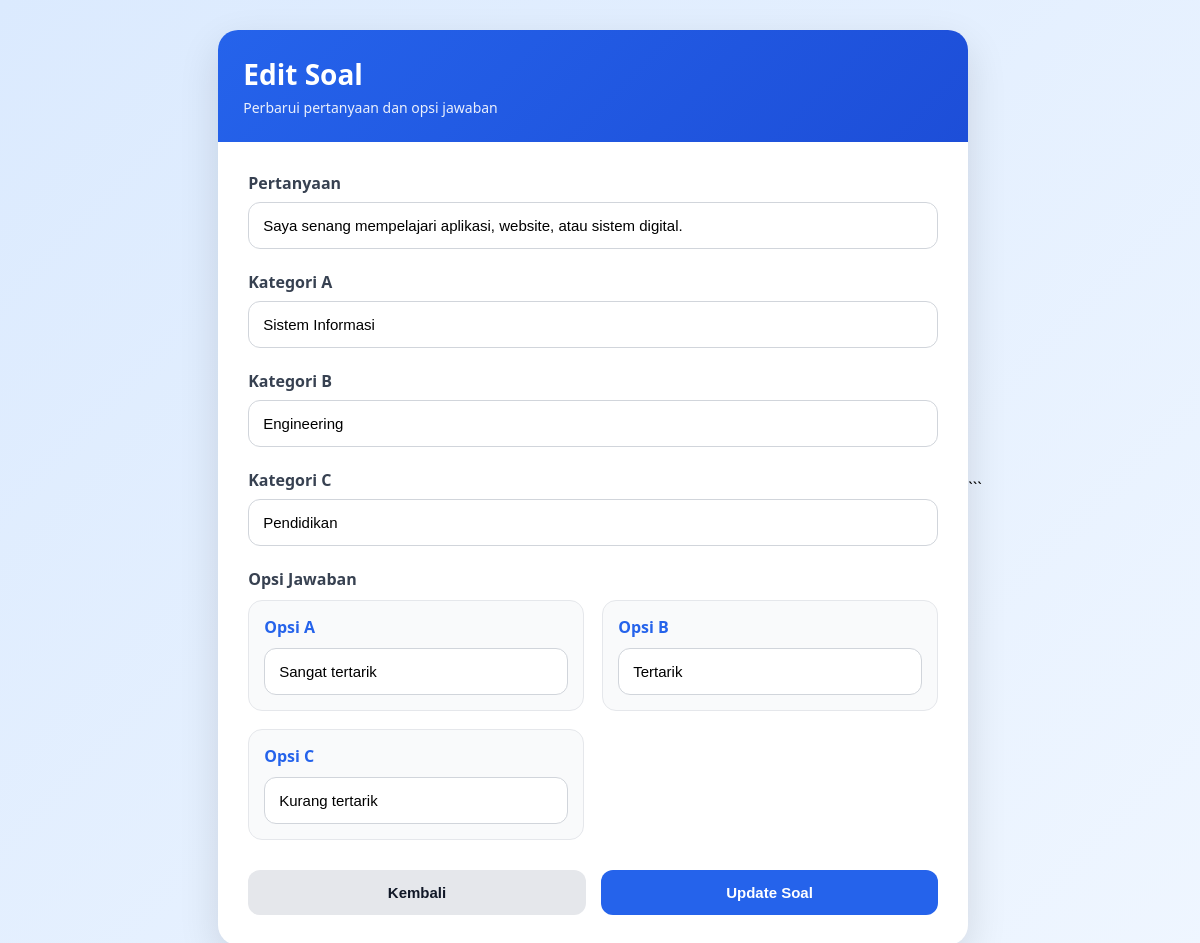
Page /fitur_tesminatbakat/edit_soal.php?id=2 on the committed database.
### tables this page shows
CREATE TABLE `soal_tes` (
  `id_soal` int(11) NOT NULL,
  `pertanyaan` text NOT NULL,
  `opsi_a` varchar(255) NOT NULL,
  `opsi_b` varchar(255) NOT NULL,
  `opsi_c` varchar(255) NOT NULL,
  `dibuat_pada` timestamp NOT NULL DEFAULT current_timestamp(),
  `diubah_pada` timestamp NOT NULL DEFAULT current_timestamp() ON UPDATE current_timestamp(),
  `kategori_a` varchar(100) DEFAULT NULL,
  `kategori_b` varchar(100) DEFAULT NULL,
  `kategori_c` varchar(100) DEFAULT NULL
);

### fitur_tesminatbakat/edit_soal.php (the view, shortened to what this page needs)
<?php
include '../config.php';
$id = $_GET['id'];
$query = mysqli_query($conn, "SELECT * FROM soal_tes WHERE id_soal='$id'");
$data = mysqli_fetch_assoc($query);
?>
<!DOCTYPE html>
<html lang="id">
<head>
</head>
<body>
<div class="container">
    <div class="header">
        <h2>Edit Soal</h2>
        <p>Perbarui pertanyaan dan opsi jawaban</p>
    </div>
    <div class="form-content">
        <div class="form-group">
            <label>Pertanyaan</label>
            <input
                type="text"
                id="pertanyaan"
                value="<?= $data['pertanyaan']; ?>"
                placeholder="Masukkan pertanyaan..."
            >
        </div>
        <div class="form-group">
            <label>Kategori A</label>
            <input
                type="text"
                id="kategoriA"
                value="<?= $data['kategori_a']; ?>"
                placeholder="Contoh: Sistem Informasi"
            >
        </div>
        <div class="form-group">
            <label>Kategori B</label>
            <input
                type="text"
                id="kategoriB"
                value="<?= $data['kategori_b']; ?>"
                placeholder="Contoh: Engineering"
            >
        </div>
        <div class="form-group">
            <label>Kategori C</label>
            <input
                type="text"
                id="kategoriC"
                value="<?= $data['kategori_c']; ?>"
                placeholder="Contoh: Pendidikan"
            >
        </div>
        <div class="form-group">
            <label>Opsi Jawaban</label>
            <div class="opsi-container">
                <div class="opsi-box">
                    <div class="opsi-title">Opsi A</div>
                    <input
                        type="text"
                        id="opsiA"
                        value="<?= $data['opsi_a']; ?>"
                    >
                </div>
                <div class="opsi-box">
                    <div class="opsi-title">Opsi B</div>
                    <input
                        type="text"
                        id="opsiB"
                        value="<?= $data['opsi_b']; ?>"
                    >
                </div>
                <div class="opsi-box">
                    <div class="opsi-title">Opsi C</div>
                    <input
                        type="text"
                        id="opsiC"
                        value="<?= $data['opsi_c']; ?>"
                    >
                </div>
            </div>
        </div>
        <div class="button-group">
            <button class="btn-kembali"
                onclick="window.location.href='data_soal.php'">
                Kembali
            </button>
            <button class="btn-update"
                onclick="updateSoal()">
                Update Soal
            </button>
        </div>
    </div>
</div>
</body>
</html>

### fitur_tesminatbakat/edit_soal.php (style rules this page uses)
* { margin:0; padding:0; box-sizing:border-box; }
body { font-family:'Segoe UI', sans-serif; background:linear-gradient(135deg,#dbeafe,#eff6ff); min-height:100vh; display:flex; justify-content:center; align-items:center; padding:30px; }
.container { width:100%; max-width:750px; background:#fff; border-radius:20px; overflow:hidden; box-shadow:0 15px 40px rgba(0,0,0,0.12); }
.header { background:linear-gradient(135deg,#2563eb,#1d4ed8); padding:25px; color:white; }
.header h2 { font-size:28px; margin-bottom:5px; }
.header p { opacity:0.9; font-size:14px; }
.form-content { padding:30px; }
.form-group { margin-bottom:22px; }
label { display:block; margin-bottom:8px; font-weight:600; color:#374151; }
input { width:100%; padding:14px; border:1px solid #d1d5db; border-radius:12px; font-size:15px; transition:0.3s; }
.opsi-container { display:grid; grid-template-columns:1fr 1fr; gap:18px; margin-top:10px; }
.opsi-box { background:#f9fafb; border:1px solid #e5e7eb; border-radius:14px; padding:15px; }
.opsi-title { font-weight:bold; margin-bottom:10px; color:#2563eb; }
.button-group { display:flex; gap:15px; margin-top:30px; }
button { flex:1; padding:14px; border:none; border-radius:12px; font-size:15px; font-weight:bold; cursor:pointer; transition:0.3s; }
.btn-update { background:#2563eb; color:white; }
.btn-kembali { background:#e5e7eb; color:#111827; }

### rows in the picture
soal_tes: pertanyaan "Saya senang mempelajari aplikasi, website, atau sistem digital.", kategori_a "Sistem Informasi", kategori_b "Engineering", kategori_c "Pendidikan", opsi_a "Sangat tertarik", opsi_b "Tertarik", opsi_c "Kurang tertarik"
